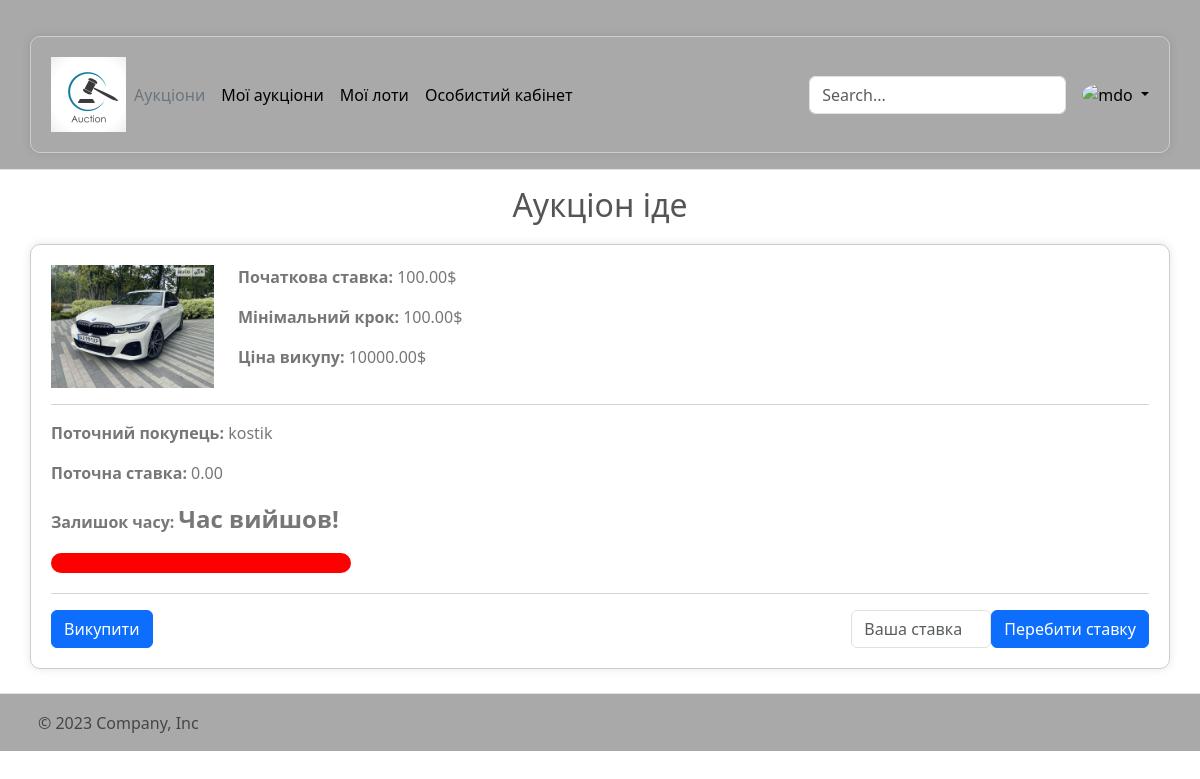
The app's page /auction/1/going/ with its own data.
### auction/models.py (models this page shows, shortened)
class Auction(models.Model):
    name = models.CharField(max_length=255, default="Auction")
    description = models.TextField(blank=True, null=True, max_length=700)
    image = models.ImageField(upload_to="media/auction-images", blank=True, null=True)
    creator = models.ForeignKey(to=User, on_delete=models.DO_NOTHING, related_name="auctions")
    current_better = models.ForeignKey(to=User, on_delete=models.DO_NOTHING, null=True, blank=True,
                                       related_name="auctions_betters")
    start_price = models.DecimalField(max_digits=10, decimal_places=2)
    minimal_bet = models.DecimalField(max_digits=10, decimal_places=2)
    current_bet = models.DecimalField(max_digits=10, decimal_places=2, default=0)
    price_of_ransom = models.DecimalField(max_digits=10, decimal_places=2, null=True)
    time_of_creation = models.DateTimeField(auto_now_add=True)
    time_of_start = models.DateTimeField()
    seconds_to_end = models.IntegerField(default=60)
    is_completed = models.BooleanField(default=False)
    class Meta:
        ordering = ["-time_of_start"]

class User(AbstractUser):
    country = models.CharField(max_length=4, choices=Country.choices, default="UA")
    balance = models.DecimalField(max_digits=10, decimal_places=2, default=0)
    avatar = models.ImageField(upload_to="media/avatars")

### auction/views.py (the view)
# urls.py: path('<int:pk>/going/', auction_going),
def auction_going(request, pk: int):
    auction = Auction.objects.get(pk=pk)
    context = {
        "auction": auction,
    }
    if auction.seconds_to_end == 0:
        auction.seconds_to_end -= 5
        auction.is_completed = True
        auction.save()
        return render(request, "auction/auction-completed.html", context=context)
    else:
        auction.seconds_to_end -= 5
        auction.save()
        print("Second to end:")
        print(auction.seconds_to_end)
        start_time = datetime.datetime.strptime(str(auction.time_of_start)[:-6], "%Y-%m-%d %H:%M:%S")
        if datetime.datetime.now() > start_time:
            return render(request, "auction/auction-going.html", context=context)
        return render(request, "auction/auction-not-going.html")

### templates/auction/auction-going.html (shortened to what this page needs)
{% extends "base.html" %}
{% load static %}
{% block content %}
  <h2 style="text-align: center">Аукціон іде</h2>
  <form  action="accepted/" method="post">
<div class="container">
    <div class="row">
        <div class="col-md-2">
            <img src="{% static auction.image %}" alt="Зображення аукціону" class="img-fluid">
        </div>
        <div class="col-md-10">
                <p><strong>Початкова ставка:</strong> {{ auction.start_price }}$</p>
                <p><strong>Мінімальний крок:</strong> {{ auction.minimal_bet }}$</p>
                <p><strong>Ціна викупу:</strong> {{ auction.price_of_ransom }}$</p>
        </div>
    </div>
    <hr>
    <div class="row">
        <div class="col-md-12">
          {% if auction.current_better %}
            <p><strong>Поточний покупець:</strong> {{ auction.current_better }}</p>
            <p><strong>Поточна ставка:</strong> {{ auction.current_bet }}</p>
            <div class="timer-container">
                <p><strong>Залишок часу:</strong> <span id="timer"></span></p>
                <div class="progress-bar">
                    <div class="progress"></div>
                </div>
            </div>
            {% else %}
            <p><strong>Поточний покупець:</strong> Немає</p>
            <p><strong>Поточна ставка:</strong> Немає</p>
          {% endif %}
            <hr>
        </div>
    </div>
    <div class="row">
        <div class="col-md-6 d-flex justify-content-start align-items-center">
            <button class="btn btn-primary">Викупити</button>
        </div>
        <div class="col-md-6 d-flex justify-content-end align-items-center">
            <input type="number" min="100" class="form-control" placeholder="Ваша ставка" style="width: 140px;">
            <button type="button"  class="btn btn-primary">Перебити ставку</button>
        </div>
    </div>
</div>
  </form>
{% endblock %}

### templates/base.html (style rules this page uses)
body { background-color: azure; }

### templates/auction/auction-going.html (style rules this page uses)
body { background-color: #ffffff; color: #555; }
.container { margin-top: 20px; border-radius: 10px; padding: 20px; box-shadow: 0 0 10px rgba(0,0,0,0.1); border: 1px solid #ccc; }
img { max-width: 100%; height: auto; }
p { color: #777; }
#timer { font-size: 24px; font-weight: bold; }
.timer-container { width: 300px; margin-bottom: 20px; }
.progress-bar { height: 20px; background-color: #eee; border-radius: 10px; overflow: hidden; margin-top: 10px; width: 100%; }
.progress { height: 100%; width: 100%; background-color: green; transition: width 1s linear, background-color 1s linear; }

### records on screen
Auction: image (picture), start_price "100.00", minimal_bet "100.00", price_of_ransom "10000.00", current_better "kostik", current_bet "0.00"
